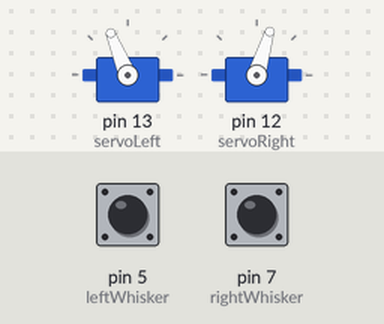
The sketch below on a simulated Arduino Uno, built with avr-gcc and run on an emulated ATmega328P. On the bench: 2 × servo. The test bench sets the inputs (shaded band); at power-on: pin 5 (leftWhisker) HIGH, pin 7 (rightWhisker) HIGH. What the sketch prints to the serial monitor is not drawn.

Above: at 1.9 s.
2.0 s: pin 5 (leftWhisker) pulled LOW for 1.25 s
At 2.7 s:
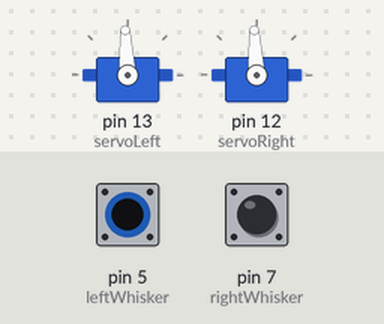
6.1 s: pin 7 (rightWhisker) pulled LOW for 1.25 s
At 8.0 s:
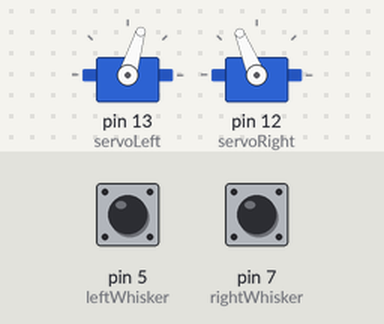
10.7 s: pin 7 (rightWhisker) pulled LOW for 3.2 s
At 13.4 s:
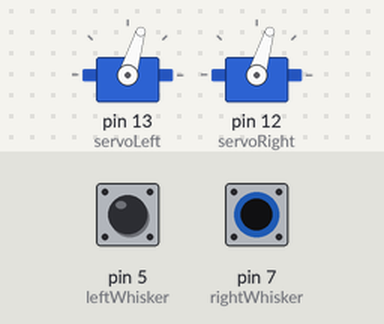
15.4 s: pin 5 (leftWhisker) pulled LOW for 3.2 s
At 18.1 s:
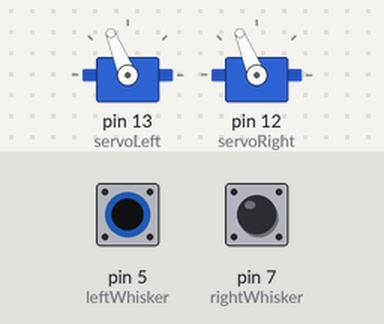
Timing chart, 0 to 19.9 s (numbered marks = the images above; inputs shaded):
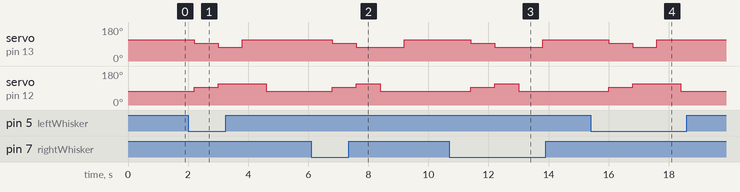

Measured:
- after the input at 2.0 s, servo on pin 13 (servoLeft): 112° → 93° after 0.20 s, → 73° 0.80 s later, → 112° 0.80 s later; servo on pin 12 (servoRight): 73° → 93° after 0.20 s, → 112° 0.80 s later, → 73° 1.6 s later
- after the input at 6.1 s, servo on pin 13 (servoLeft): 112° → 93° after 0.70 s, → 73° 0.80 s later, → 112° 1.6 s later; servo on pin 12 (servoRight): 73° → 93° after 0.70 s, → 112° 0.80 s later, → 73° 0.80 s later
- after the input at 10.7 s, servo on pin 13 (servoLeft): 112° → 93° after 0.70 s, → 73° 0.80 s later, → 112° 1.6 s later; servo on pin 12 (servoRight): 73° → 93° after 0.70 s, → 112° 0.80 s later, → 73° 0.80 s later
- after the input at 15.4 s, servo on pin 13 (servoLeft): 112° → 93° after 0.61 s, → 73° 0.80 s later, → 112° 0.80 s later; servo on pin 12 (servoRight): 73° → 93° after 0.61 s, → 112° 0.80 s later, → 73° 1.6 s later

The sketch:

Gaby-Escape_Bot.ino
```cpp
#include <Servo.h>                           // Include servo library

Servo servoLeft;                             // Declare left servo signal
Servo servoRight;                           // Declare right servo signal
int leftWhisker = 5;
int rightWhisker = 7;
int aValue = digitalRead(leftWhisker);
int bValue = digitalRead(rightWhisker);

void turnLeft(){
  servoLeft.writeMicroseconds(1300);         // Left wheel clockwise
  servoRight.writeMicroseconds(1300);        // Right wheel clockwise
  delay(800);
}
void turnRight(){
  servoLeft.writeMicroseconds(1700);         // Left wheel counterclockwise
  servoRight.writeMicroseconds(1700);        // Right wheel counterclockwise
  delay(800);
}
void backwards(){
  servoLeft.writeMicroseconds(1300);         // Left wheel clockwise
  servoRight.writeMicroseconds(1700);        // Right wheel counterclockwise
  delay(800);                               // ...for 2 seconds
}
void stopbot(){
  servoLeft.writeMicroseconds(1500);
  servoRight.writeMicroseconds(1500);
  delay(800);
}
void forward(){
  servoLeft.writeMicroseconds(1700);
  servoRight.writeMicroseconds(1300);
  delay(1000);
}

void setup(){
  // put your setup code here, to run once:
Serial.begin(9600);
pinMode(leftWhisker, INPUT);
pinMode(rightWhisker, INPUT);
servoLeft.attach(13);                      // Attach left signal to pin 13
servoRight.attach(12);                     // Attach right signal to pin 12
servoLeft.writeMicroseconds(1500);        // Calibrate left servo
servoRight.writeMicroseconds(1500);       // Calibrate right servo
}

void loop() {
  // put your main code here, to run repeatedly:\

int aValue = digitalRead(leftWhisker);
int bValue = digitalRead(rightWhisker);
Serial.print("left is:");
Serial.print(aValue);
Serial.print("right is:");
Serial.print(bValue);
Serial.print("");
if (aValue == 0 && bValue == 0){
  backwards();
  turnRight();
}
else if (aValue==0){
  stopbot();
  backwards();
  turnRight();
  forward();
}
else if (bValue==0){
  stopbot();
  backwards();
  turnLeft();
  forward();
}
else{
  forward();
}
delay(100);
}
```
